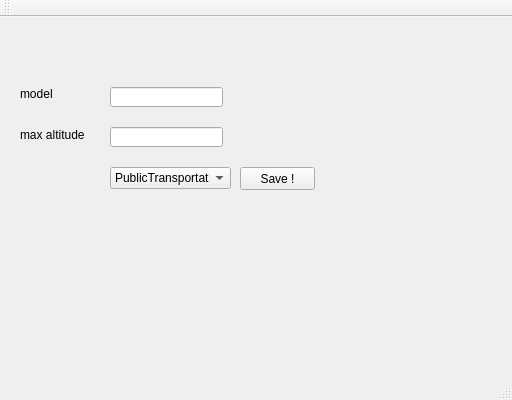
<?xml version="1.0" encoding="UTF-8"?>
<ui version="4.0">
 <class>Sem6_813_qtClass</class>
 <widget class="QMainWindow" name="Sem6_813_qtClass">
  <property name="geometry">
   <rect>
    <x>0</x>
    <y>0</y>
    <width>512</width>
    <height>400</height>
   </rect>
  </property>
  <property name="windowTitle">
   <string>Sem6_813_qt</string>
  </property>
  <widget class="QWidget" name="centralWidget">
   <widget class="QPushButton" name="pushButton">
    <property name="geometry">
     <rect>
      <x>240</x>
      <y>150</y>
      <width>75</width>
      <height>23</height>
     </rect>
    </property>
    <property name="text">
     <string>Save !</string>
    </property>
   </widget>
   <widget class="QLineEdit" name="lineEdit">
    <property name="geometry">
     <rect>
      <x>110</x>
      <y>70</y>
      <width>113</width>
      <height>20</height>
     </rect>
    </property>
   </widget>
   <widget class="QLineEdit" name="lineEdit_2">
    <property name="geometry">
     <rect>
      <x>110</x>
      <y>110</y>
      <width>113</width>
      <height>20</height>
     </rect>
    </property>
   </widget>
   <widget class="QLabel" name="label">
    <property name="geometry">
     <rect>
      <x>20</x>
      <y>70</y>
      <width>47</width>
      <height>13</height>
     </rect>
    </property>
    <property name="text">
     <string>model</string>
    </property>
   </widget>
   <widget class="QLabel" name="label_2">
    <property name="geometry">
     <rect>
      <x>20</x>
      <y>110</y>
      <width>81</width>
      <height>16</height>
     </rect>
    </property>
    <property name="text">
     <string>max altitude</string>
    </property>
   </widget>
   <widget class="QComboBox" name="comboBox">
    <property name="geometry">
     <rect>
      <x>110</x>
      <y>150</y>
      <width>121</width>
      <height>22</height>
     </rect>
    </property>
    <item>
     <property name="text">
      <string>PublicTransportation</string>
     </property>
    </item>
    <item>
     <property name="text">
      <string>Medical</string>
     </property>
    </item>
   </widget>
  </widget>
  <widget class="QMenuBar" name="menuBar">
   <property name="geometry">
    <rect>
     <x>0</x>
     <y>0</y>
     <width>512</width>
     <height>21</height>
    </rect>
   </property>
  </widget>
  <widget class="QToolBar" name="mainToolBar">
   <attribute name="toolBarArea">
    <enum>TopToolBarArea</enum>
   </attribute>
   <attribute name="toolBarBreak">
    <bool>false</bool>
   </attribute>
  </widget>
  <widget class="QStatusBar" name="statusBar"/>
 </widget>
 <layoutdefault spacing="6" margin="11"/>
 <resources>
  <include location="Sem6_813_qt.qrc"/>
 </resources>
 <connections/>
</ui>
